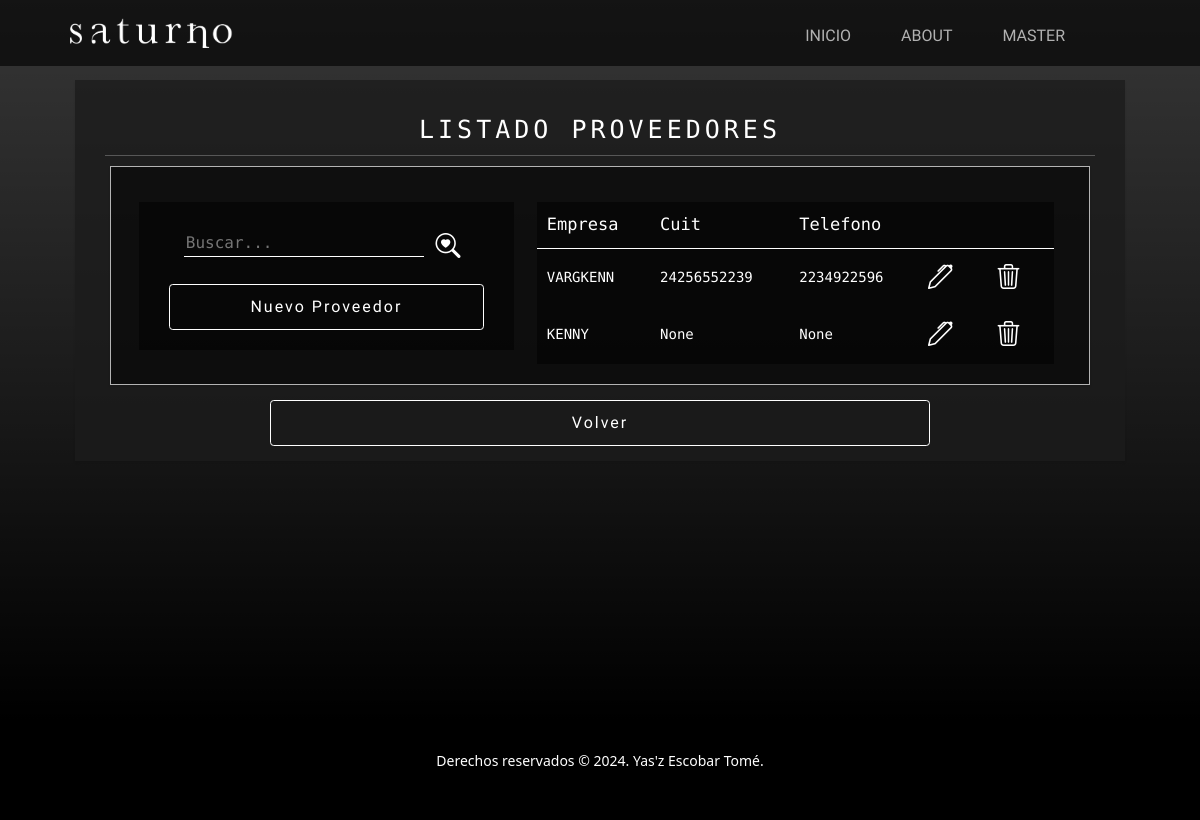
Page /cuentas/proveedores (signed in) on the committed database.
### accounts/models.py (models this page shows, shortened)
class Person(models.Model):
    cuit = models.CharField(max_length=11, null=True, blank=True)
    phone = models.IntegerField(null=True, blank=True)

class Supplier(Person):
    company = models.CharField(max_length=50)

class Person(models.Model):
    cuit = models.CharField(max_length=11, null=True, blank=True)
    phone = models.IntegerField(null=True, blank=True)

### accounts/views.py (the view)
# urls.py: path('proveedores', views.SupplierListView.as_view(), name='Suppliers'),
class SupplierListView(LoginRequiredMixin, ListView):
    model = Supplier
    context_object_name = 'suppliers'
    template_name = 'accounts/supplier-list.html'

### accounts/templates/accounts/supplier-list.html (shortened to what this page needs)
{% extends 'main/base.html'  %}
{% block main %}
<section class="page-section">
    <div class="container container-list py-4 px-lg-5 text-white text-center" styles="width: 100%;">
        <h1>LISTADO PROVEEDORES</h1>
        <hr>
        <div class="row gx-4 gx-lg-5 mx-2 custom-card justify-content-around">
            <div class="col-12 col-lg-5 align-top mt-4">
                <div class="row info-card ">
                    {% block search %}
                        {% include 'main/search.html' with page='Suppliers' %}
                    {% endblock search %}
                    {% if request.user.is_superuser %}
                        <a class="btn btn-outline-green" href="{% url 'CreateSupplier' %}">Nuevo Proveedor</a>
                    {% endif %}
                </div>
            </div>
            <div class="col-12 col-lg-7 mt-4">
                <table class="info-card justify-content-center">
                    <thead>
                        <tr>
                            <th>Empresa</th>
                            <th>Cuit</th>
                            <th>Telefono</th>
                            <th></th>
                            <th></th>
                        </tr>
                    </thead>
                    <tbody>
                        {% for supplier in suppliers %}
                        <tr>
                            <td>{{ supplier.company }}</td>
                            <td>{{ supplier.cuit }}</td>
                            <td>{{ supplier.phone }}</td>
                            {% if request.user.is_superuser %}
                            <td>
                                <a href="{% url 'DetailSupplier' supplier.pk %}">
                                    <i class="bi bi-pen"></i>
                                </a>
                            </td>
                            <td>
                                <a href="{% url 'DeleteSupplier' supplier.pk %}">
                                    <i class="bi bi-trash3"></i>
                                </a>
                            </td>
                            {% endif %}
                        </tr>
                        {% endfor %}
                    </tbody>
                </table>
            </div>
        </div>
        <a class="btn btn-outline-orange col-8 mt-4" href="{% url 'Accounts' %}">Volver</a>
    </div>
</section>
{% endblock %}

### main/templates/main/base.html (shortened to what this page needs)
{% load static %}
<!DOCTYPE html>
<html lang="es">
<head>
    <link href="https://cdn.jsdelivr.net/npm/bootstrap@5.3.3/dist/css/bootstrap.min.css" rel="stylesheet"
>
    <link href="{% static 'main/css/styles.css' %}" rel="stylesheet"/>
</head>
<body>
    <nav class="navbar navbar-expand-lg navbar-light fixed-top">
        <div class="container px-4 px-lg-5">
            <a class="navbar-brand" href="/">
                <img src="{% static 'main/assets/img/logo.png' %}" alt="logo" class="d-inline-block align-text-top">
            </a>
            <div class="collapse navbar-collapse" id="navbarNav">
                <ul class="navbar-nav ms-auto">
                    <li class="nav-item pt-2">
                        <a class="nav-link" aria-current="page" href="{% url 'index' %}">INICIO</a>
                    </li>
                    <li class="nav-item pt-2">
                        <a class="nav-link" href="{% url 'About' %}">ABOUT</a>
                    </li>
                    <li class="nav-item dropdown pt-2">
                        {% if request.user.is_authenticated %}
                        <a class="nav-link" type="button" id="dropdownMenuButton" data-bs-toggle="dropdown" aria-expanded="false">
                            {{request.user.username|upper}}
                        </a>
                        {% endif %}
                    </li>
                    <li class="nav-item dropdown">
                        {% if request.user.is_authenticated %}
                        <a class="nav-link" type="button" id="dropdownMenuButton" data-bs-toggle="dropdown" aria-expanded="false">
                        </a>
                        {% endif %}
                    </li>
                </ul>
            </div>
        </div>
    </nav>
    {% block main %}
    {% endblock main %}
    <footer class="footer bg-black small text-center text-white-50">
        <p>Derechos reservados &copy; 2024. Yas'z Escobar Tomé.</p>
    </footer>
</body>
</html>

### rows in the picture
Supplier: company "VARGKENN", cuit "24256552239", phone "2234922596"
Supplier: company "KENNY", cuit "None", phone "None"

### other values in the picture
{{ request.user.username|upper }} "MASTER"
